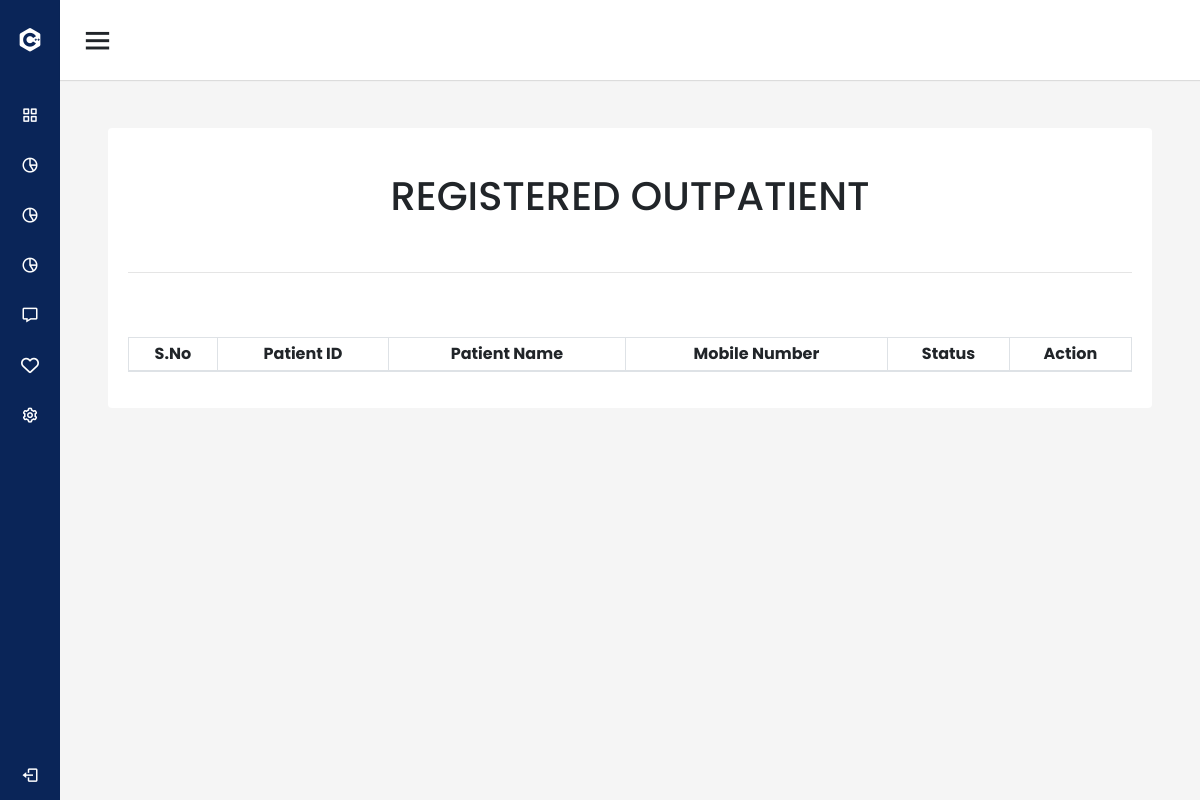
Before: /user_view/ (signed in) with the older database file.
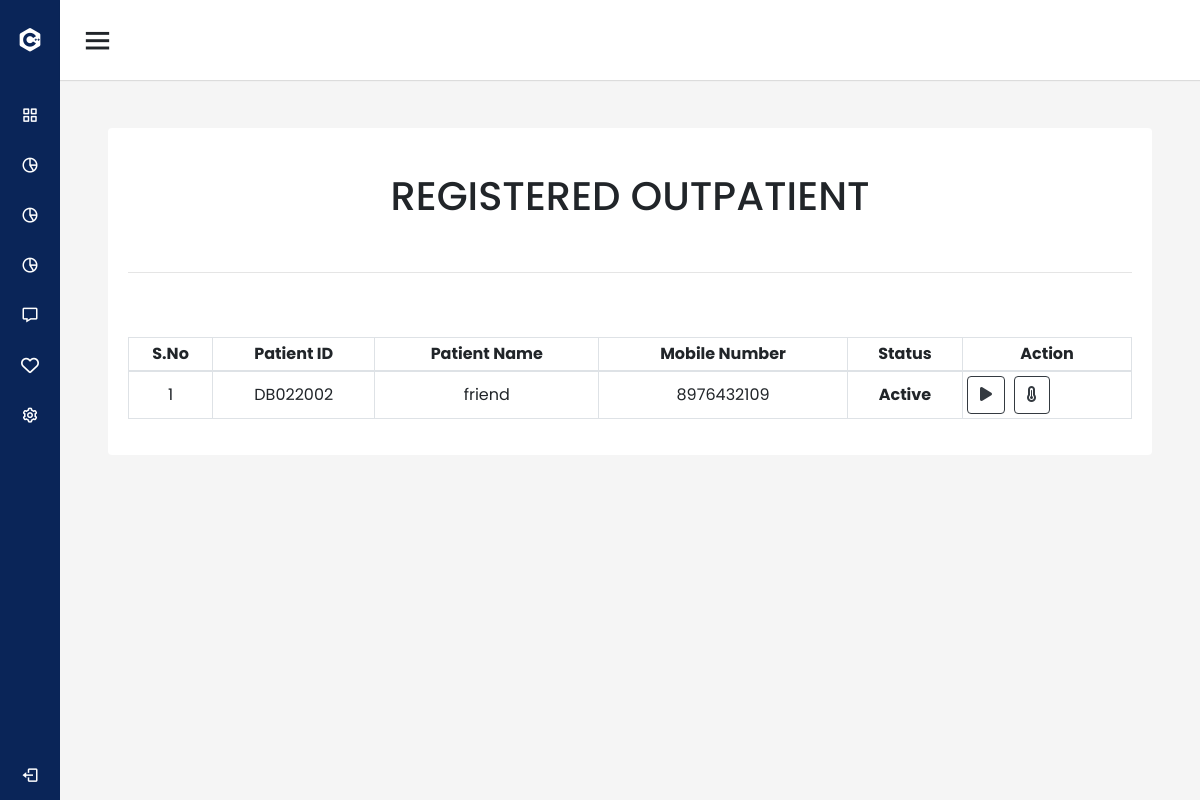
After: the same page with the newer database file.
### management/models.py (models this page shows, shortened)
class TodayPatients(models.Model):
    patient=models.ForeignKey(PatientDetails,on_delete=models.CASCADE)
    created_at=models.DateTimeField(auto_now_add=True)
    updated_at = models.DateTimeField(auto_now=True)
    is_active=   models.BooleanField('Is active', default=False)
    is_vital=   models.BooleanField(default=False)
    is_consulted=   models.BooleanField(default=False)
    vitals=models.ForeignKey(GeneralVitals_new,on_delete=models.CASCADE,null=True,blank=True)

class PatientDetails(models.Model):
    patient_id= models.CharField(max_length=30)
    patient_name= models.CharField(max_length=30)
    fathers_name= models.CharField(max_length=30)
    age= models.CharField(max_length=30)
    date_of_birth= models.DateField()
    gender= models.CharField(max_length=30)
    blood_group=models.CharField(max_length=30,null=True,blank=True)
    address= models.TextField(max_length=30)
    phone_number = models.IntegerField(null=True,blank=True,error_messages={'phone_number':'Enter a valid phone number'})

class GeneralVitals_new(models.Model):
    patient=models.ForeignKey(PatientDetails,on_delete=models.CASCADE,null=True,blank=True)
    temperature=models.FloatField()
    pulse_rate=models.IntegerField()
    blood_pressure_start=models.IntegerField()
    blood_pressure_end=models.IntegerField()
    height=models.FloatField()
    weight=models.FloatField()
    others=models.TextField(null=True,blank=True)
    created_at = models.DateTimeField(auto_now_add=True)
    updated_at = models.DateTimeField(auto_now=True)
    is_consulted=   models.BooleanField(default=False)

### management/views.py (the view)
# urls.py: path('user_view/', views.user_view, name='user_view'),
@login_required(login_url='login_view')
def user_view(request):
    user=request.user
    x=  TodayPatients.objects.filter(created_at__contains=datetime.today().date())
    list=[]
    for i in x:
        try:
            y=GeneralVitals_new.objects.filter(patient_id=i.patient_id,created_at__contains=datetime.today().date()).last()
        except:
            y=None
        list.append(y)
    z=zip(list,x)
    return render(request,"management/user_view.html",{'x':x,'z':z,'user':user})

### management/templates/management/user_view.html (shortened to what this page needs)
{% extends "management/navbar.html" %}
{% load static %}
{% block content %}
<section id="out_patient">
        <div class="card mt-4 mx-5">
            <div class="card-body">
                <h1 class="card-title text-center mt-4">REGISTERED OUTPATIENT</h1><br>
                <hr><br><br>
                <div class="table-responsive">
                    <table id="example" class="table table-bordered text-center " style="width:100%">
                        <thead>
                            <tr>
                                <th class="text-center">S.No</th>
                                <th class="text-center">Patient&nbsp;ID</th>
                                <th class="text-center">Patient&nbsp;Name</th>
                                <th class="text-center">Mobile&nbsp;Number</th>
                                <th class="text-center">Status</th>
                                <th class="text-center">Action</th>
                            </tr>
                        </thead>
                        <tbody>
                            {% for i in x %}
                            {% if i.is_active %}
                            <tr >
                                <td>{{forloop.counter}}</td>
                                <td>{{i.patient.patient_id}}</td>
                                <td>{{i.patient.patient_name}}</td>
                                <td>{{i.patient.phone_number}}</td>
                                <td>{% if i.is_active %}
                                    <strong>Active</strong>
                                    {% else %}
                                    <strong>In-Active</strong>{% endif %}
                                </td>
                                <td>
                                    <div class="d-flex">
                                        {% if user.is_user %}
                                    {% if i.is_active %}
                                    {% if i.is_vital%}
                                    <a href="{% url 'disable_view' i.id %}"><button type="submit"
                                            class="btn btn-outline-dark"><i
                                                class="fa-solid fa-play"></i></button></a>&nbsp;&nbsp;
                                    {% else %}
                                    <a href="{% url 'enable_view' i.id %}"> <button type="submit"
                                            class="btn btn-outline-dark"> <i class="fa-solid fa-pause"> </i></button>
                                    </a>&nbsp;&nbsp;
                                    {% endif %}
                                    {% endif %}
                                    <button type="button" class="btn btn-outline-dark" onclick="view('{{i.id}}')"
                                        data-toggle="modal" data-target="#exampleModal">
                                        <i object_id="{{i.id}}" vitals_id="{{i.vitals.id}}" id="general_vitals{{i.id}}" temp="{{i.vitals.temperature}}" pulserate="{{i.vitals.pulse_rate}}" bloodstart="{{i.vitals.blood_pressure_start}}" bloodend="{{i.vitals.blood_pressure_end}}" heig="{{i.vitals.height}}" weig="{{i.vitals.weight}}" other="{{i.vitals.others}}"
                                            class="fa-solid fa-temperature-three-quarters"></i>
                                            {% endif %}
                                    </div>
                                </td>
                            </tr>
                            {% endif %}
                            {% endfor %}
                        </tbody>
                    </table>
                </div>
            </div>
        </div>
</section>
{% endblock %}

### management/templates/management/navbar.html (shortened to what this page needs)
{% load static %}
{% load active_link_tags %}
<!DOCTYPE html>
<html lang="en">
<head>
    <link rel="stylesheet" href="https://cdn.jsdelivr.net/npm/bootstrap@4.6.2/dist/css/bootstrap.min.css"
>
    <link rel="stylesheet" href="https://cdnjs.cloudflare.com/ajax/libs/font-awesome/6.2.0/css/all.min.css">
    <link href='https://unpkg.com/boxicons@2.0.7/css/boxicons.min.css' rel='stylesheet'>
    <link rel="stylesheet" href="{% static 'css/navbarstyle.css' %}">
    <link rel="stylesheet" href="{% static 'css/clinicstyle.css' %}">
    <link rel="stylesheet" href="{% static 'css/login.css' %}">
    <link href="https://cdn.jsdelivr.net/npm/select2@4.1.0-rc.0/dist/css/select2.min.css" rel="stylesheet" />
</head>
<body>
    <div class="sidebar">
        <div class="logo-details">
            <i class='bx bxl-c-plus-plus'></i>
            <span class="logo_name">Clinic</span>
        </div>
        <ul class="nav-links">
            <li>
                <a href="{% url 'dashboard' %}" class="{% active_link 'dashboard' %}">
                    <i class='bx bx-grid-alt'></i>
                    <span class="links_name">Dashboard</span>
                </a>
            </li>
                {% if user.is_user %}
                <li>
                    <a href="{% url 'user_view' %}" class="{% active_link 'user_view' %}">
                        <i class='bx bx-pie-chart-alt-2'></i>
                        <span class="links_name">User view</span>
                    </a>
                </li>
                <li>
                    <a href="{% url 'search_patient' %}" class="{% active_link 'search_patient' %}">
                        <i class='bx bx-pie-chart-alt-2'></i>
                        <span class="links_name">Search patient</span>
                    </a>
                </li>
                <li>
                    <a href="{% url 'patients_register' %}" class="{% active_link 'patients_register' %}">
                        <i class='bx bx-pie-chart-alt-2'></i>
                        <span class="links_name">Patient Registration</span>
                    </a>
                </li>
                <li>
                    <a href="{% url 'inventory_add_medicine' %}" {% if add %}class="active"{% endif %}>
                        <i class='bx bx-message'></i>
                        <span class="links_name">Inventory</span>
                    </a>
                </li>
                <li>
                    <a href="{% url 'inventory_search_medicine' %}" {% if search %}class="active"{% endif %}>
                        <i class="fa-regular fa-heart"></i>
                        <span class="links_name">Search Inventory</span>
                    </a>
                </li>
                {% endif %}
            <li>
                <a href="{% url 'inventory_patients' %}"  class="{% active_link 'inventory_patients' %}">
                    <i class='bx bx-cog'></i>
                    <span class="links_name">Consulted</span>
                </a>
            </li>
            <li class="log_out" data-toggle="modal" data-target="#logoutModal">
                <a href="#">
                    <i class='bx bx-log-out'></i>
                    <span class="links_name">{{user.username}}</span>
                </a>
            </li>
        </ul>
    </div>
    <section class="home-section">
        <nav>
            <div class="sidebar-button">
                <i class='bx bx-menu sidebarBtn' id="sidebarBtn"></i>
            </div>
        </nav>
        <div class="home-content">
          {% block content %}
            {% endblock %}
            </div>
    </section>
    </body>
</html>

### management/static/css/navbarstyle.css (style rules this page uses)
* { margin: 0; padding: 0; box-sizing: border-box; font-family: 'Poppins', sans-serif; }
.sidebar { position: fixed; height: 100%; width: 240px; background: #0A2558; transition: all 0.5s ease; }
.sidebar .logo-details { height: 80px; display: flex; align-items: center; }
.sidebar .logo-details i { font-size: 28px; font-weight: 500; color: #fff; min-width: 60px; text-align: center }
.sidebar .logo-details .logo_name { color: #fff; font-size: 24px; font-weight: 500; }
.sidebar .nav-links { margin-top: 10px; }
.sidebar .nav-links li { position: relative; list-style: none; height: 50px; }
.sidebar .nav-links li a { height: 100%; width: 100%; display: flex; align-items: center; text-decoration: none; transition: all 0.4s ease; }
.sidebar .nav-links li i { min-width: 60px; text-align: center; font-size: 18px; color: #fff; }
.sidebar .nav-links li a .links_name { color: #fff; font-size: 15px; font-weight: 400; white-space: nowrap; }
.sidebar .nav-links .log_out { position: absolute; bottom: 0; width: 100%; }
.home-section { position: relative; background: #f5f5f5; min-height: 100vh; width: calc(100% - 240px); left: 240px; transition: all 0.5s ease; }
.home-section nav { display: flex; justify-content: space-between; height: 80px; background: #fff; display: flex; align-items: center; position: fixed; width: calc(100% - 240px); left: 240px; z-index: 100; padding: 0 20px; box-shadow: 0 1px 1px rgba(0, 0, 0, 0.1); transition: all 0.5s ease; }
.home-section nav .sidebar-button { display: flex; align-items: center; font-size: 24px; font-weight: 500; }
nav .sidebar-button i { font-size: 35px; margin-right: 10px; }
.home-section .home-content { position: relative; padding-top: 104px; }
@media (max-width: 1240px) { .sidebar { width: 60px; } }
@media (max-width: 1240px) { .home-section { width: calc(100% - 60px); left: 60px; } }
@media (max-width: 1240px) { .home-section nav { width: calc(100% - 60px); left: 60px; } }

### management/static/css/clinicstyle.css (style rules this page uses)
body { margin: 0; padding: 0; box-sizing: border-box; width: 100%; font-family: 'poppins'; font-style: normal; overflow: hidden; overflow-y: scroll; }
h1 { text-transform: uppercase; text-align: center; }
.table td, .table th { padding: 0.25rem; vertical-align: middle; border-top: 1px solid #dee2e6; }
.table thead th { vertical-align: middle; border-bottom: 2px solid #dee2e6; }
.sidebarBtn { cursor: pointer; }

### management/static/css/login.css (style rules this page uses)
body { background-color: #ECEEFF; }
.card { border: none; }

Changed rows visible on the page:
added TodayPatients: patient.patient_id "DB022002", patient.patient_name "friend", patient.phone_number "8976432109", is_active "Active"
